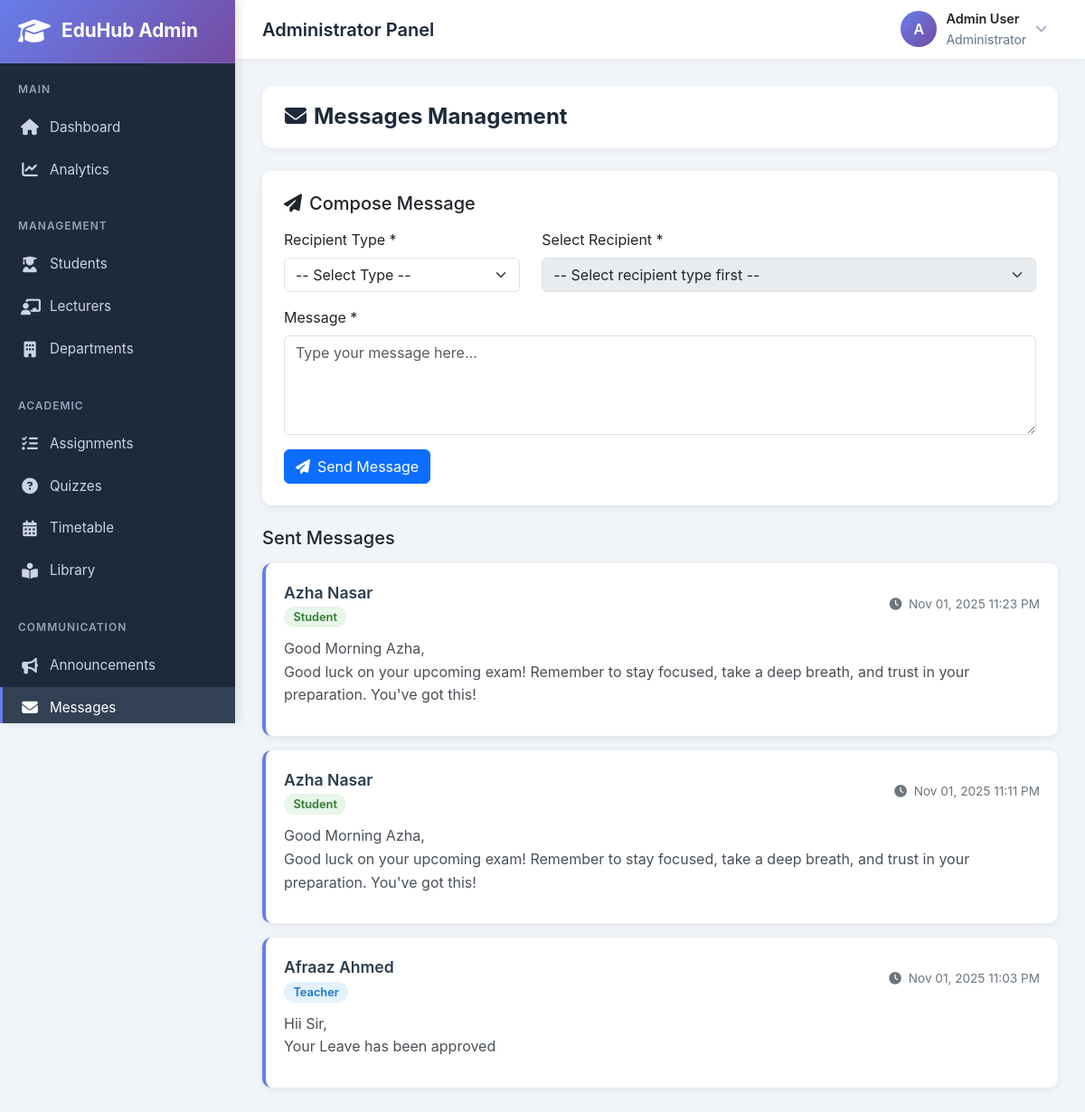
Screenshot of /admin_messages.php (signed in) with the database file from the repository.
### tables this page shows
CREATE TABLE `message` (
  `message_id` int(11) NOT NULL,
  `reciever_id` int(11) NOT NULL,
  `content` varchar(200) NOT NULL,
  `date_sended` varchar(100) NOT NULL,
  `sender_id` int(11) NOT NULL,
  `reciever_name` varchar(50) NOT NULL,
  `sender_name` varchar(200) NOT NULL,
  `message_status` varchar(100) NOT NULL
);

### admin_messages.php (the view, shortened to what this page needs)
<?php
include('dbcon.php');
$admin_id = $_SESSION['admin_id'] ?? null;
$admin_user_id = $admin_id;
$messages_query = "SELECT m.*,
                   COALESCE(t.name, s.name) as recipient_name,
                   CASE
                       WHEN t.teacher_id IS NOT NULL THEN 'Teacher'
                       WHEN s.student_id IS NOT NULL THEN 'Student'
                       ELSE 'User'
                   END as recipient_type
                   FROM message m
                   LEFT JOIN teacher t ON m.reciever_id = t.teacher_id
                   LEFT JOIN student s ON m.reciever_id = s.student_id
                   WHERE m.sender_id = ?
                   ORDER BY m.date_sended DESC";
$stmt = $conn->prepare($messages_query);
$stmt->bind_param("i", $admin_user_id);
$stmt->execute();
$messages = $stmt->get_result();
include('admin_layout.php');
?>
<div class="page-header">
    <h4><i class="fas fa-envelope me-2"></i>Messages Management</h4>
</div>
<div class="compose-section">
    <h5 class="mb-3">
        <i class="fas fa-paper-plane me-2"></i>Compose Message
    </h5>
    <form method="POST">
        <div class="row">
            <div class="col-md-4 mb-3">
                <label class="form-label">Recipient Type *</label>
                <select name="recipient_type" id="recipientType" class="form-select" required>
                    <option value="">-- Select Type --</option>
                </select>
            </div>
            <div class="col-md-8 mb-3">
                <label class="form-label">Select Recipient *</label>
                <select name="recipient_id" id="recipientSelect" class="form-select" required disabled>
                    <option value="">-- Select recipient type first --</option>
                </select>
            </div>
        </div>
        <div class="mb-3">
            <label class="form-label">Message *</label>
            <textarea name="message" class="form-control" rows="4" placeholder="Type your message here..." required></textarea>
        </div>
        <button type="submit" name="send_message" class="btn btn-primary">
            <i class="fas fa-paper-plane me-2"></i>Send Message
        </button>
    </form>
</div>
<h5 class="mb-3">Sent Messages</h5>
<?php if ($messages->num_rows > 0): ?>
    <?php while($msg = $messages->fetch_assoc()): ?>
        <div class="message-card">
            <div class="message-header">
                <div>
                    <div class="recipient-name">
                        <?= htmlspecialchars($msg['recipient_name']) ?>
                    </div>
                    <span class="recipient-badge <?= strtolower($msg['recipient_type']) ?>">
                        <?= $msg['recipient_type'] ?>
                    </span>
                </div>
                <div class="message-time">
                    <i class="fas fa-clock me-1"></i>
                    <?= date('M d, Y h:i A', strtotime($msg['date_sended'])) ?>
                </div>
            </div>
            <div class="message-content">
                <?= nl2br(htmlspecialchars($msg['content'])) ?>
            </div>
        </div>
    <?php endwhile; ?>
<?php else: ?>
    <div class="alert alert-info text-center">
        <i class="fas fa-inbox me-2"></i>No messages sent yet.
    </div>
<?php endif; ?>
</div>
</body>
</html>

### admin_layout.php (style rules this page uses)
:root { --sidebar-width: 260px; --topbar-height: 65px; --primary-color: #667eea; --secondary-color: #764ba2; --sidebar-bg: #1e293b; --sidebar-hover: #334155; --text-muted: #94a3b8; }
* { margin: 0; padding: 0; box-sizing: border-box; }
body { font-family: 'Inter', 'Segoe UI', sans-serif; background-color: #f1f5f9; overflow-x: hidden; }
.page-header { background: white; padding: 20px 25px; border-radius: 12px; margin-bottom: 25px; box-shadow: 0 2px 8px rgba(0,0,0,0.05); }
.page-header h4 { margin: 0; color: #1e293b; font-weight: 700; }

### admin_messages.php (style rules this page uses)
.message-card { background: white; border-radius: 10px; padding: 1.25rem; margin-bottom: 1rem; box-shadow: 0 2px 8px rgba(0,0,0,0.08); border-left: 4px solid #667eea; transition: all 0.3s ease; }
.message-header { display: flex; justify-content: space-between; align-items: center; margin-bottom: 0.75rem; }
.recipient-name { font-size: 1.1rem; font-weight: 600; color: #2c3e50; }
.recipient-badge { padding: 0.25rem 0.65rem; border-radius: 15px; font-size: 0.8rem; font-weight: 600; }
.recipient-badge.teacher { background: #e3f2fd; color: #1976d2; }
.recipient-badge.student { background: #e8f5e9; color: #2e7d32; }
.message-content { color: #495057; line-height: 1.6; margin-bottom: 0.75rem; }
.message-time { font-size: 0.85rem; color: #6c757d; }
.compose-section { background: white; border-radius: 10px; padding: 1.5rem; margin-bottom: 1.5rem; box-shadow: 0 2px 8px rgba(0,0,0,0.08); }

### rows the page displays
message: recipient_name "Azha Nasar", recipient_type "Student", date_sended "Nov 01, 2025 11:23 PM", content "Good Morning Azha, Good luck on your upcoming exam! Remember to stay focused, take a deep breath, and trust in your preparation. You've got this!"
message: recipient_name "Azha Nasar", recipient_type "Student", date_sended "Nov 01, 2025 11:11 PM", content "Good Morning Azha, Good luck on your upcoming exam! Remember to stay focused, take a deep breath, and trust in your preparation. You've got this!"
message: recipient_name "Afraaz Ahmed", recipient_type "Teacher", date_sended "Nov 01, 2025 11:03 PM", content "Hii Sir, Your Leave has been approved"

### other values shown
substr($admin_name, 0, 1) "A"
$admin_name "Admin User"
